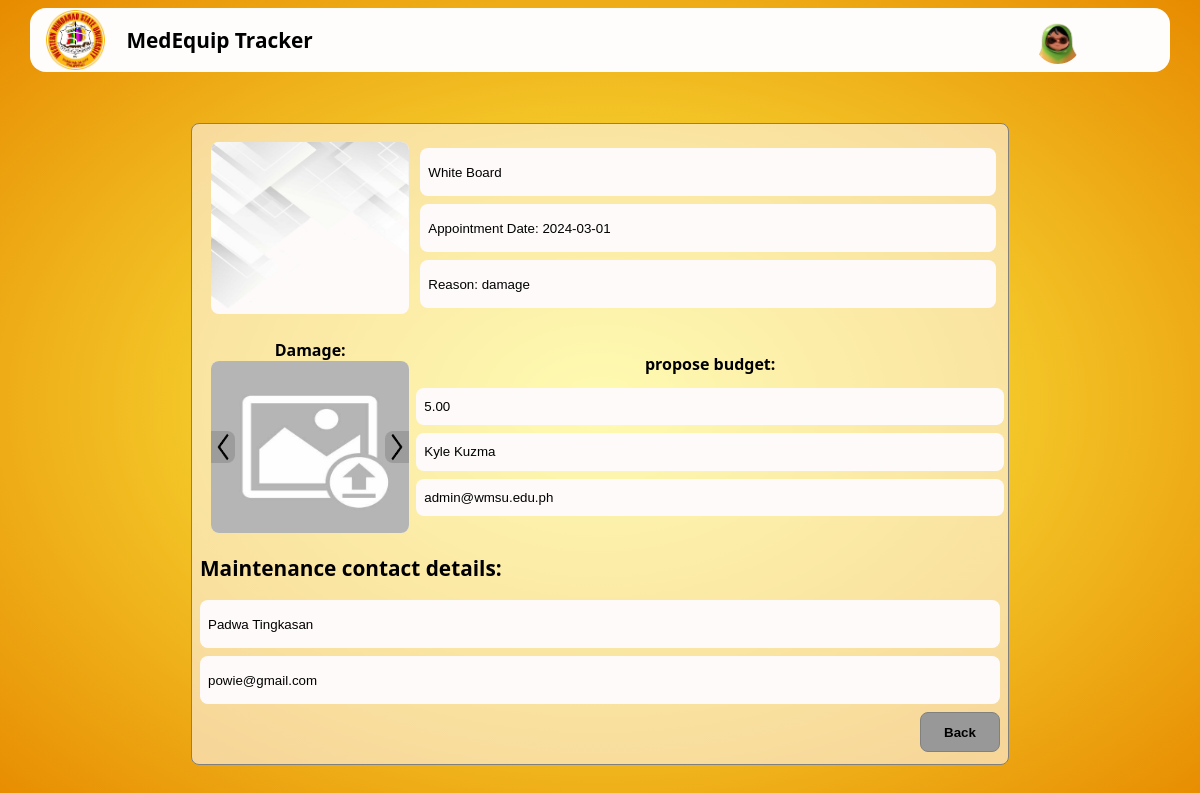
The app's page /user panel/viewAppointment.php?request_ID=1&id=21 (signed in) with its own data.
### tables this page shows
CREATE TABLE `users` (
  `id` int(11) NOT NULL,
  `fullname` varchar(255) NOT NULL,
  `email` varchar(255) NOT NULL,
  `password` varchar(255) NOT NULL,
  `role` enum('admin','user','anonymous') NOT NULL DEFAULT 'anonymous',
  `contact` varchar(15) DEFAULT NULL,
  `department` varchar(255) DEFAULT NULL,
  `profile_img` varchar(255) DEFAULT NULL,
  `username` varchar(255) DEFAULT NULL,
  `gender` varchar(10) DEFAULT NULL,
  `address` varchar(100) DEFAULT NULL
);

CREATE TABLE `appointment` (
  `request_ID` int(11) NOT NULL,
  `equipment_ID` int(11) DEFAULT NULL,
  `article` varchar(255) DEFAULT NULL,
  `date_request` date DEFAULT NULL,
  `description` text DEFAULT NULL,
  `fullname` varchar(255) DEFAULT NULL,
  `email` varchar(255) DEFAULT NULL,
  `contact_number` varchar(20) DEFAULT NULL,
  `status` varchar(255) NOT NULL DEFAULT 'pending',
  `damage_img` varchar(255) DEFAULT NULL,
  `equip_img` varchar(255) DEFAULT NULL,
  `unit_ID` varchar(255) DEFAULT NULL
);

CREATE TABLE `budget` (
  `budget_ID` int(11) NOT NULL,
  `budget` decimal(10,2) DEFAULT NULL,
  `equipment_name` varchar(255) DEFAULT NULL,
  `equip_img` varchar(255) DEFAULT NULL,
  `details_of_equipment` text DEFAULT NULL,
  `request_ID` int(11) DEFAULT NULL
);

CREATE TABLE `maintenance_contact` (
  `maintenance_ID` int(11) NOT NULL,
  `maintenance_name` varchar(255) DEFAULT NULL,
  `maintenance_email` varchar(255) DEFAULT NULL,
  `contact_number` varchar(20) NOT NULL,
  `request_ID` int(11) DEFAULT NULL,
  `admin_email` varchar(255) DEFAULT NULL,
  `admin_name` varchar(255) DEFAULT NULL
);

### functions/header.php (called while the page is built, shortened)
<?php
$id = isset($_GET['id']) ? $_GET['id'] : null;
function getUserInfo($conn, $id) {
    $sql = "SELECT * FROM users WHERE id = '$id'";
    $result = $conn->query($sql);
    if ($result && $result->num_rows > 0) {
        return $result->fetch_assoc();
    } else {
        return null;
    }
}
$userInfo = getUserInfo($conn, $id);
?>

### functions/approveRequest.php (called while the page is built, shortened)
<?php
include_once "../dbConfig/dbconnect.php";
if (!isset($_GET['request_ID']) || !($row = $conn->query("SELECT * FROM appointment WHERE request_ID = {$_GET['request_ID']}")->fetch_assoc())) {
    echo "Request ID is not provided or no appointment found with the provided ID.";
    exit();
}
$equipment_name = $row['article'] ?? '';
$date_of_appointment = $row['date_request'] ?? '';
$details_of_equipment = $row['description'] ?? '';
$budgetResult = $conn->query("SELECT * FROM budget WHERE request_ID = {$_GET['request_ID']}");
$budgetRow = $budgetResult->fetch_assoc();
$budget = $budgetRow['budget'] ?? '';
$maintenanceResult = $conn->query("SELECT * FROM maintenance_contact WHERE request_ID = {$_GET['request_ID']}");
$maintenanceRow = $maintenanceResult->fetch_assoc();
$admin_name = $maintenanceRow['admin_name'] ?? '';
$admin_email = $maintenanceRow['admin_email'] ?? '';
$maintenance_name = $maintenanceRow['maintenance_name'] ?? '';
$maintenance_email = $maintenanceRow['maintenance_email'] ?? '';
?>

### authentication/auth.php (called while the page is built, shortened)
<?php
$userID = $_SESSION['user_id'];
?>

### user panel/viewAppointment.php (the view, shortened to what this page needs)
<?php
include_once "../dbConfig/dbconnect.php";
include_once "../functions/header.php";
include_once "../authentication/auth.php";
include_once "../functions/approveRequest.php";
?>
<!DOCTYPE html>
<html lang="en">
<head>
    <link rel="stylesheet" href="../assets/css/viewAppointment.css">
    <link rel="stylesheet" href="../assets/css/index.css">
</head>
<body id="body">
    <div class="container1">
        <div class="headerContainer">
            <div class="subHeaderContainer">
                <div class="imageContainer">
                    <div class="subImageContainer">
                        <img class="image" src="../assets/img/medLogo.png" alt="">
                    </div>
                    <div class="nameContainer">
                        <p class="companyName">MedEquip Tracker</p>
                    </div>
                </div>
                <div class="profileContainer">
                    <div class="subProfileContainer">
                        <?php
                            if (!empty($userInfo['profile_img'])) {
                                echo '<img class="headerImg" src="../uploads/' . $userInfo['profile_img'] . '" alt="Profile Image">';
                            } else {
                                echo '<img class="headerImg" src="../assets/img/person-circle.png" alt="Mountain Placeholder">';
                            }
                        ?>
                        </div>
                        <div class="subProfileContainer">
                    </div>
                </div>
            </div>
        </div>
        <form class="container2" method="POST" enctype="multipart/form-data" >
            <div class="subContainer">
                <div class="equipInfoContainer">
                    <div class="imageContainer1">
                    <div class="subImageContainer1">
                        <img class="image3" src="../uploads/<?php echo $row['equip_img']; ?>" alt="Equipment Image">
                    </div>
                    </div>
                    <div class="infoContainer">
                        <div class="equipNameContainer">
                            <input name="equipment_name" value="<?php echo $equipment_name; ?>" readonly>
                        </div>
                        <div class="equipNameContainer">
                            <input name="date_of_appointment" value="Appointment Date: <?php echo $date_of_appointment; ?>" readonly>
                        </div>
                        <div class="equipNameContainer">
                            <input name="details_of_equipment" value="Reason: <?php echo $details_of_equipment; ?>" readonly>
                        </div>
                    </div>
                </div>
                <div class="damageContainer">
                    <div class="imageContainer1">
                        <div class="textContainer">
                            <p>Damage:</p>
                        </div>
                        <div class="subImageContainer1">
                            <img class="image3" src="../assets/img/img_placeholder.jpg" alt="Mountain Placeholder">
                            <div class="nextRightContainer">
                                <img class="image3" src="../assets/img/chevron-left (1).png" alt="">
                            </div>
                            <div class="nextLeftContainer">
                                <img class="image3" src="../assets/img/chevron-right.png" alt="">
                            </div>
                        </div>
                    </div>
                    <div class="budgetContainer">
                        <div class="textContainer">
                            <p>propose budget:</p>
                        </div>
                        <div class="subBudgetContainer">
                            <input type="text" class="budget" name="budget" placeholder="Budget:" value="<?php echo $budget; ?>" readonly>
                            <input type="text" class="budget" name="admin_name" placeholder="Admin name:" value="<?php echo $admin_name; ?>" readonly>
                            <input type="email" class="budget" name="admin_email" placeholder="Admin email:"  value="<?php echo $admin_email; ?>" readonly>
                        </div>
                    </div>
                </div>
                <div class="maintenanceContainer">
                    <div class="subMaintenanceContainer">
                        <p class="maintenance">Maintenance contact details:</p>
                    </div>
                    <div class="subMaintenanceContainer">
                        <input type="text" class="budget" name="maintenance_name" placeholder="Name:" value="<?php echo $maintenance_name; ?>" readonly>
                    </div>
                    <div class="subMaintenanceContainer">
                        <input type="email" class="budget" name="maintenance_email" placeholder="Email:" value="<?php echo $maintenance_email; ?>" readonly>
                    </div>
                </div>
                <div class="buttonContainer">
                    <a href="../user panel/appointment.php?id=<?php echo $userID; ?>">
                        <button class="button" type="button">Back</button>
                    </a>
                </div>
            </div>
        </form>
</body>
</html>

### assets/css/viewAppointment.css (style rules this page uses)
.container2 { height: 91vh; display: flex; justify-content: center; align-items: center; }
.subContainer { height: 39rem; width: 90%; border-radius: 0.5rem; background-color: rgba(255, 250, 250, 0.582); padding: 0.5rem; border: solid gray 1px; }
.equipInfoContainer { height: 12rem; display: flex; flex-direction: row; }
.imageContainer1 { height: 100%; width: 19rem; display: flex; justify-content: center; align-items: center; flex-direction: column; }
.subImageContainer1 { height: 90%; width: 90%; border-radius: 0.5rem; background-color: snow; position: relative; display: flex; align-items: center; }
.infoContainer { height: 100%; width: 100%; display: flex; flex-direction: column; row-gap: 0.5rem; justify-content: center; }
.equipNameContainer input { height: 3rem; width: 98%; display: flex; align-items: center; border-radius: 0.5rem; background-color: snow; padding-left: 0.5rem; border: none; }
.damageContainer { height: 12rem; margin-top: 1rem; display: flex; flex-direction: row; }
.image3 { height: 100%; width: 100%; border-radius: 0.5rem; }
.nextRightContainer { position: absolute; height: 2rem; width: 1.5rem; background-color: rgba(151, 151, 151, 0.822); border-radius: 0 0.5rem 0.5rem 0; display: flex; justify-content: center; align-items: center; }
.nextLeftContainer { position: absolute; right: 0; height: 2rem; width: 1.5rem; background-color: rgba(151, 151, 151, 0.822); border-radius: 0.5rem 0 0 0.5rem; display: flex; justify-content: center; align-items: center; }
.textContainer { height: 3rem; width: 100%; display: flex; justify-content: center; align-items: center; font-weight: bold; text-align: center; }
.budgetContainer { height: 100%; width: 100%; }
.subBudgetContainer { height: 8rem; width: 100%; display: flex; justify-content: center; align-items: center; flex-direction: column; row-gap: 0.5rem; }
.budget { height: 3rem; width: 100%; background-color: snow; border-radius: 0.5rem; display: flex; align-items: center; padding-left: 0.5rem; border: none; }
.maintenanceContainer { height: 10rem; margin-top: 1rem; overflow: auto; }
.subMaintenanceContainer { height: 2.5rem; width: 100%; display: flex; align-items: center; margin-bottom: 1rem; }
.maintenance { font-size: 1.3rem; font-weight: bold; }
.buttonContainer { height: 3rem; display: flex; justify-content: right; align-items: center; column-gap: 0.5rem; }
.button { height: 2.5rem; width: 5rem; border-radius: 0.5rem; border: none; background-color: rgb(152,152,152); transition: all 0.15s; border: solid gray 1px; cursor: pointer; font-weight: bold; }
@media only screen and (min-width: 1025px) { .subContainer { width: 50rem; height: 39rem; } }

### records on screen
users: profile_img (picture)
appointment: equip_img (picture), equipment_name "White Board", date_of_appointment "Appointment Date: 2024-03-01", details_of_equipment "Reason: damage"
budget: budget "5.00"
maintenance_contact: admin_name "Kyle Kuzma", admin_email "admin@wmsu.edu.ph", maintenance_name "Padwa Tingkasan", maintenance_email "powie@gmail.com"
